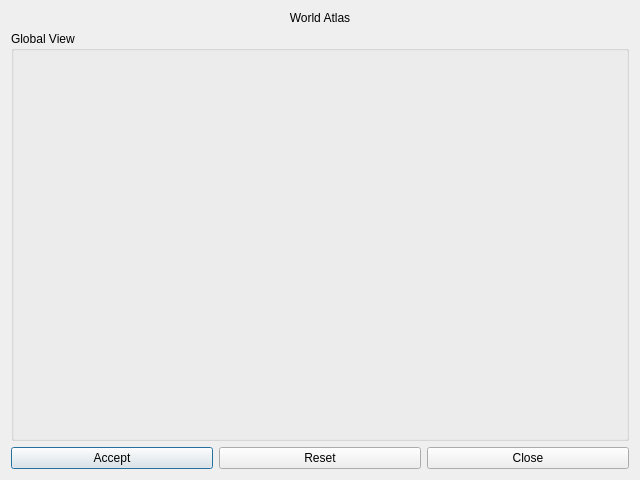
<?xml version="1.0" encoding="UTF-8"?>
<ui version="4.0">
 <class>GkAtlasDialog</class>
 <widget class="QDialog" name="GkAtlasDialog">
  <property name="geometry">
   <rect>
    <x>0</x>
    <y>0</y>
    <width>640</width>
    <height>480</height>
   </rect>
  </property>
  <property name="windowTitle">
   <string>Dialog</string>
  </property>
  <layout class="QVBoxLayout" name="verticalLayout">
   <item>
    <widget class="QFrame" name="frame_header_title">
     <property name="frameShape">
      <enum>QFrame::NoFrame</enum>
     </property>
     <property name="frameShadow">
      <enum>QFrame::Plain</enum>
     </property>
     <layout class="QHBoxLayout" name="horizontalLayout">
      <property name="leftMargin">
       <number>0</number>
      </property>
      <property name="topMargin">
       <number>0</number>
      </property>
      <property name="rightMargin">
       <number>0</number>
      </property>
      <property name="bottomMargin">
       <number>0</number>
      </property>
      <item>
       <widget class="QLabel" name="label_header_title">
        <property name="text">
         <string>World Atlas</string>
        </property>
        <property name="alignment">
         <set>Qt::AlignCenter</set>
        </property>
       </widget>
      </item>
     </layout>
    </widget>
   </item>
   <item>
    <widget class="QFrame" name="frame_atlas_widget">
     <property name="sizePolicy">
      <sizepolicy hsizetype="Preferred" vsizetype="Preferred">
       <horstretch>0</horstretch>
       <verstretch>100</verstretch>
      </sizepolicy>
     </property>
     <property name="frameShape">
      <enum>QFrame::NoFrame</enum>
     </property>
     <property name="frameShadow">
      <enum>QFrame::Plain</enum>
     </property>
     <layout class="QVBoxLayout" name="verticalLayout_2">
      <property name="leftMargin">
       <number>0</number>
      </property>
      <property name="topMargin">
       <number>0</number>
      </property>
      <property name="rightMargin">
       <number>0</number>
      </property>
      <property name="bottomMargin">
       <number>0</number>
      </property>
      <item>
       <widget class="QGroupBox" name="groupBox_atlas_widget">
        <property name="title">
         <string>Global View</string>
        </property>
        <layout class="QVBoxLayout" name="verticalLayout_3"/>
       </widget>
      </item>
     </layout>
    </widget>
   </item>
   <item>
    <widget class="QFrame" name="frame_tool_buttons">
     <property name="frameShape">
      <enum>QFrame::NoFrame</enum>
     </property>
     <property name="frameShadow">
      <enum>QFrame::Plain</enum>
     </property>
     <layout class="QHBoxLayout" name="horizontalLayout_2">
      <property name="leftMargin">
       <number>0</number>
      </property>
      <property name="topMargin">
       <number>0</number>
      </property>
      <property name="rightMargin">
       <number>0</number>
      </property>
      <property name="bottomMargin">
       <number>0</number>
      </property>
      <item>
       <widget class="QPushButton" name="pushButton_accept">
        <property name="text">
         <string>Accept</string>
        </property>
       </widget>
      </item>
      <item>
       <widget class="QPushButton" name="pushButton_reset">
        <property name="text">
         <string>Reset</string>
        </property>
       </widget>
      </item>
      <item>
       <widget class="QPushButton" name="pushButton_close">
        <property name="text">
         <string>Close</string>
        </property>
       </widget>
      </item>
     </layout>
    </widget>
   </item>
  </layout>
 </widget>
 <resources/>
 <connections/>
</ui>
